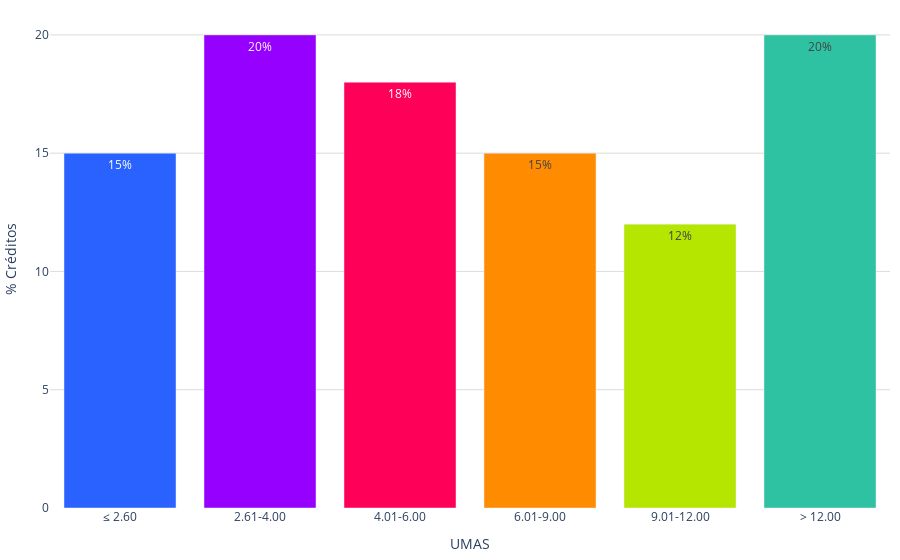

Source (notebook cell):
### Code cell
labels = conteo_ingresos['rango_ingresos']
values = conteo_ingresos['porcentajes']
colores = ['#2962ff', '#9500ff', '#ff0059', '#ff8c00', '#b4e600', '#2EC2A2','#E50CB6']

fig = go.Figure()
fig.add_trace(go.Bar(
        x=labels, 
        y=values, 
        marker_color=colores,
        text=values,  # Texto que se mostrará en las barras (porcentaje)
        textposition='inside',  # Posición del texto (puede ser 'inside' o 'outside')
        texttemplate='%{text:.0f}%', 
    )
)    
fig.update_layout(
    #barmode='stack', 
    #title='Porcentaje de créditos en UMAS (2022)',
    #title_font_size = 22,
    xaxis=dict(title='UMAS',),
    yaxis=dict(
        title='% Créditos', # Título del eje y
        gridcolor='#dddcda', # Color de las líneas que dividen los rangos del eje Y         
    ),  margin=dict(l=10, r=10, t=10, b=10),  # Ajusta los márgenes (left, right, top, bottom)
    plot_bgcolor='rgba(0,0,0,0)',  # Color de fondo del gráfico
    legend=dict(
        yanchor="top",
        y=0.99,
    )
)

# Exportar gráfica como archivo HTML
def guardar_grafico_como_html(fig, nombre_archivo, carpeta='assets\graficas'):
    # Crear la carpeta si no existe
    if not os.path.exists(carpeta):
        os.makedirs(carpeta)
    config = {
        'displaylogo': False,  # Ocultar el logo de Plotly
        'modeBarButtonsToRemove': [
            'toImage',       # Botón para guardar como imagen
            'select2d',      # Box select
            'lasso2d',       # Lasso select
            'resetScale2d',  # Reset Axes
        ]
    }
    # Gráfica como archivo HTML en la carpeta especificada
    pio.write_html(fig, f'{carpeta}/{nombre_archivo}.html', config=config)
guardar_grafico_como_html(fig, 'g_bar_creditos_umas_2024', carpeta='assets\graficas')
fig.show()

### Figure 1 — Plotly figure (JSON) as saved in the notebook; plotly's stock layout.template omitted (floating-point values rounded to 4 significant figures)
{"data": [{"marker": {"color": ["#2962ff", "#9500ff", "#ff0059", "#ff8c00", "#b4e600", "#2EC2A2", "#E50CB6"]}, "text": [15, 20, 18, 15, 12, 20], "textposition": "inside", "texttemplate": "%{text:.0f}%", "type": "bar", "x": ["≤ 2.60", "2.61-4.00", "4.01-6.00", "6.01-9.00", "9.01-12.00", "> 12.00"], "y": [15, 20, 18, 15, 12, 20]}], "layout": {"legend": {"y": 0.99, "yanchor": "top"}, "margin": {"b": 10, "l": 10, "r": 10, "t": 10}, "plot_bgcolor": "rgba(0,0,0,0)", "xaxis": {"title": {"text": "UMAS"}}, "yaxis": {"gridcolor": "#dddcda", "title": {"text": "% Créditos"}}}}
